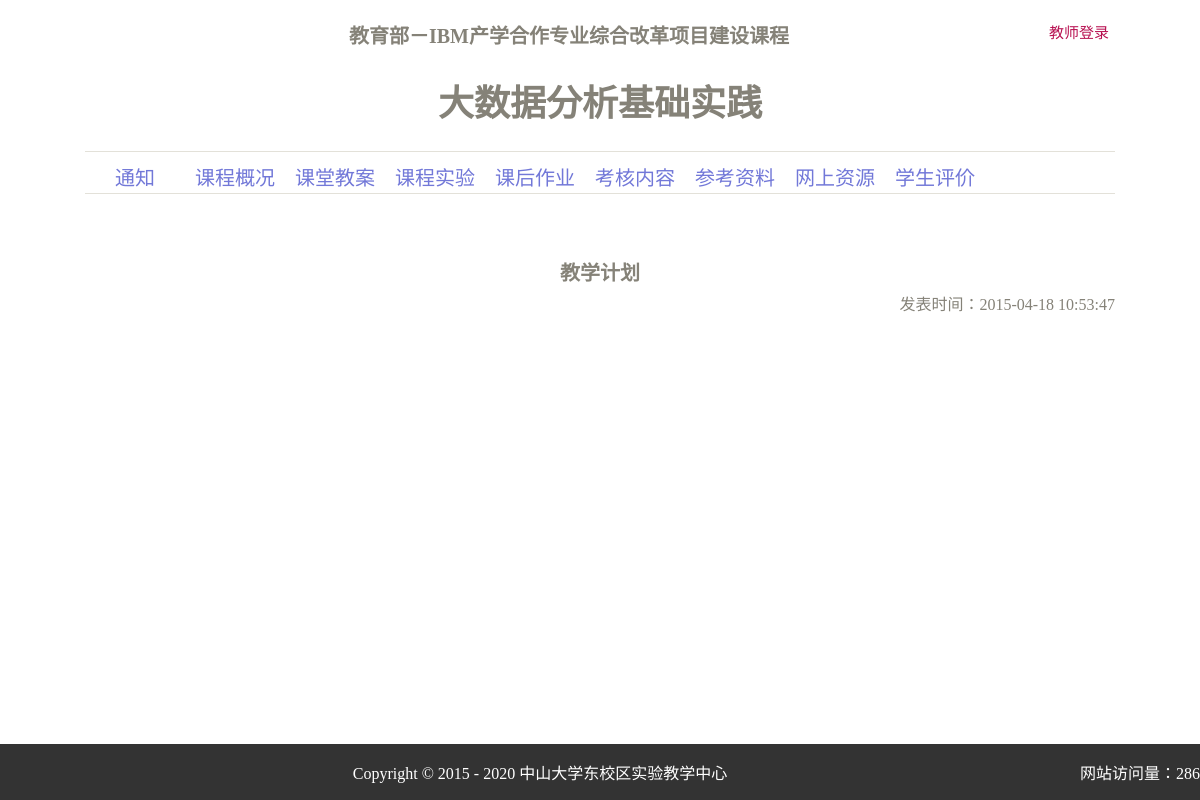
The app's page /view/plan.php, older data.
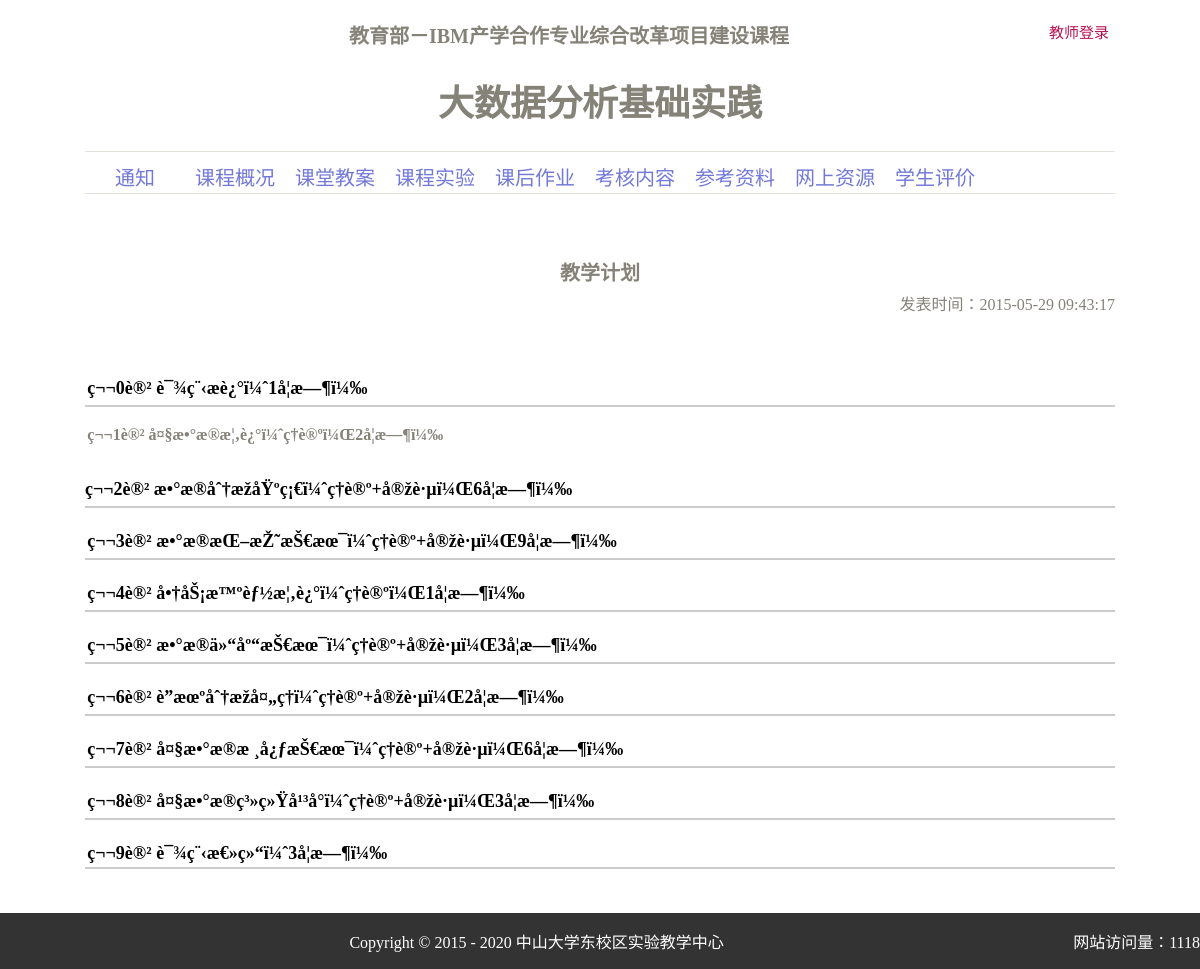
The same page, newer data.
### tables this page shows
CREATE TABLE IF NOT EXISTS `content` (
  `id` int(10) NOT NULL AUTO_INCREMENT,
  `type` varchar(20) NOT NULL,
  `content` text NOT NULL,
  `time` varchar(10) NOT NULL,
  PRIMARY KEY (`id`)
);

### model/actionModel.php (called while the page is built, shortened)
<?php
    include_once("../model/model.php");
    class ActionModel {
        public static function getContent($type) {
            $con = array("type" => $type);
            $result = select("content", "*", $con);
            return !empty($result) ? $result[0] : $result;
        }
        public static function getPageview($cond) {
            $result = select("pageview", "count", $cond);
            $sum = 0;
            for($i = 0, $len = count($result); $i < $len; $i++) {
                $sum += intval($result[$i]["count"]);
            }
            return $sum;
        }
    }
?>

### model/model.php (called while the page is built, shortened)
<?php
    function select($table, $selected = "*", $cond = "", $order = "", $limit = "")  {
        $queryStr = "SELECT $selected FROM $table ";
        if(!empty($cond)) {
            $count = 0;
            $queryStr = $queryStr." WHERE ";
            foreach ($cond as $key => $value) {
                if($count > 0) {
                    $queryStr = $queryStr." AND ";
                }
                $count++;
                $queryStr = $queryStr.$key."="."'".$value."'";
            }
        }
        if(!empty($limit)) {
            $queryStr = $queryStr." LIMIT ".$limit;
        }
        $queryResult = mysql_query($queryStr);
        $result = array();
        $num = mysql_num_rows($queryResult);
        for($i = 0; $i < $num; $i++) {
            $temp = mysql_fetch_array($queryResult);
            array_push($result, $temp);
        }
        return $result;
    }
?>

### presenter/public.action.php (called while the page is built, shortened)
<?php
    include_once("../model/actionModel.php");
    function getContent($type) {
        return ActionModel::getContent($type);
    }
    function getPV() {
        $cond = array();
        return ActionModel::getPageview($cond);
    }
?>

### view/plan.php (the view, shortened to what this page needs)
<?php
    include_once("./head.php");
    $content = getContent("plan");
?>
    <h2>教学计划</h2>
    <div class="subhead clear-float">
        <span class="float-right">发表时间：<?=date("Y-m-d H:i:s",$content["time"])?></span>
    </div>
    <div id="content-container">
        <p><?=$content["content"]?></p>
    </div>
<?php include_once("./foot.php"); ?>

### view/foot.php (shortened to what this page needs)
            </div>
        </div>
        <div id="footer">
            <?php
                $PV = getPV();
            ?>
            <p class="float-right">网站访问量：<?=$PV?></p>
            <p class="align-center">Copyright &copy; 2015 - 2020 中山大学东校区实验教学中心</p>
        </div>
    </body>
</html>

Row changes from the older to the newer data that the page shows:
changed content: time "2015-04-18 10:53:47" → "2015-05-29 09:43:17"; content (not shown) → "ç¬¬ 0 è®² è¯¾ç¨‹æè¿°ï¼ˆ 1 å­¦æ—¶ï¼‰ ç¬¬ 1 è®² å¤§æ•°æ®æ¦‚è¿°ï¼ˆç†è®ºï¼Œ 2 å­¦æ—¶ï¼‰ ç¬¬ 2 è®² æ•°æ®åˆ†æžåŸºç¡€ï¼ˆç†è®º + å®žè·µï¼Œ 6 å­¦æ—¶ï¼‰ ç¬¬ 3 è®² æ•°æ®æŒ–æŽ˜æŠ€æœ¯ï¼ˆç†è®º + å®žè·µï¼Œ 9 å­¦æ—¶ï¼‰ ç¬¬ 4 è®² å•†åŠ¡æ™ºèƒ½æ¦‚è¿°ï¼ˆç†è®ºï¼Œ 1 å­¦æ—¶ï¼‰ ç¬¬ 5 è®² æ•°æ®ä»“åº“æŠ€æœ¯ï¼ˆç†è®º + å®žè·µï¼Œ 3 å­¦æ—¶ï¼‰ ç¬¬ 6 è®² è”æœºåˆ†æžå¤„ç†ï¼ˆç†è®º + å®žè·µï¼Œ 2 å­¦æ—¶ï¼‰ ç¬¬ 7 è®² å¤§æ•°æ®æ ¸å¿ƒæŠ€æœ¯ï¼ˆç†è®º + å®žè·µï¼Œ 6 å­¦æ—¶ï¼‰ ç¬¬ 8 è®² å¤§æ•°æ®ç³»ç»Ÿå¹³å°ï¼ˆç†è®º + å®žè·µï¼Œ 3 å­¦æ—¶ï¼‰ ç¬¬9 è®² è¯¾ç¨‹æ€»ç»“ï¼ˆ 3 å­¦æ—¶ï¼‰"
Text that changed along with them:
$PV: "286" → "1118"
